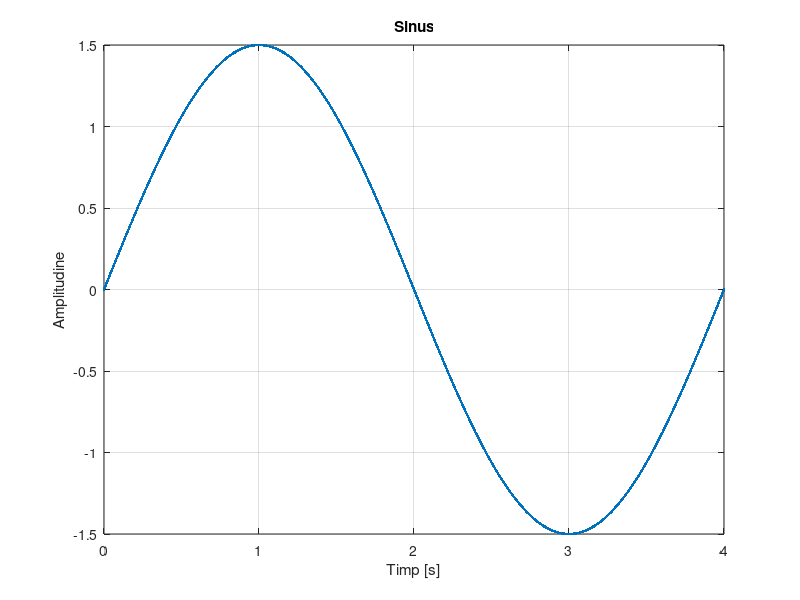

Write the MATLAB code that produced this figure.
A = 1.5;   % amplitudinea 
T = 4;
F = 1 / T;
t = 0:0.002:4;    % timpul de la 0 la 4 secunde cu rezolutie temporara de 2ms
s = A*sin(2*pi*F*t);     % sintaxa sin deseneaza un grafic sinusoidal cu amplitudinea A, perioada t si frecventa F
plot(t,s,'.-'),xlabel('Timp [s]'),ylabel('Amplitudine'),title('Sinus'),grid;
